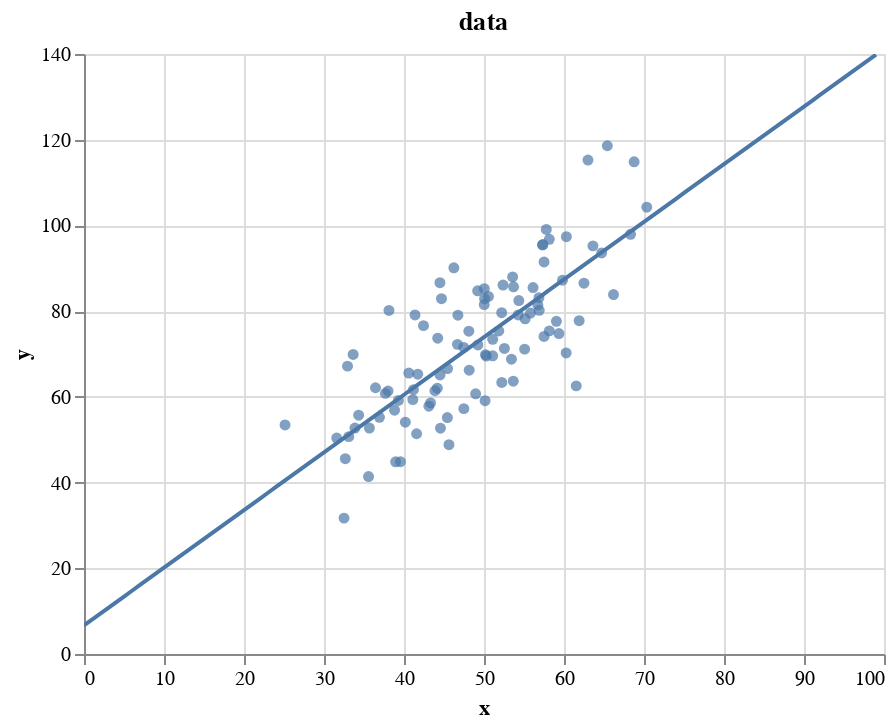

The cell this chart's notebook holds for it:
### Code cell
def make_line_using(m, b):
    # y = m * x + b
    x = np.arange(100)
    y = m * x + b
    df = pd.DataFrame(np.matrix([x,y]).T, columns=['x','y'])
    line = alt.Chart(df).mark_line().encode(
        x='x:Q',
        y='y:Q',
        tooltip=[alt.Tooltip('y', title='b * x + m')]
    ).interactive()
    return (scatter + (line))



m_guess = model.coef_[0]
b_guess = model.intercept_
make_line_using(m_guess, b_guess)

### Figure 1 — Vega-Lite specification as saved in the notebook (floating-point values rounded to 4 significant figures)
{"$schema": "https://vega.github.io/schema/vega-lite/v3.2.1.json", "config": {"mark": {"tooltip": null}, "view": {"height": 300, "width": 400}}, "datasets": {"data-55d63d5d2f1ce4c7912118a585d3a66e": [{"x": 0, "y": 6.687}, {"x": 1, "y": 8.033}, {"x": 2, "y": 9.378}, {"x": 3, "y": 10.72}, {"x": 4, "y": 12.07}, {"x": 5, "y": 13.41}, {"x": 6, "y": 14.76}, {"x": 7, "y": 16.1}, {"x": 8, "y": 17.45}, {"x": 9, "y": 18.79}, {"x": 10, "y": 20.14}, {"x": 11, "y": 21.48}, {"x": 12, "y": 22.83}, {"x": 13, "y": 24.17}, {"x": 14, "y": 25.52}, {"x": 15, "y": 26.86}, {"x": 16, "y": 28.21}, {"x": 17, "y": 29.55}, {"x": 18, "y": 30.9}, {"x": 19, "y": 32.24}, {"x": 20, "y": 33.59}, {"x": 21, "y": 34.93}, {"x": 22, "y": 36.28}, {"x": 23, "y": 37.62}, {"x": 24, "y": 38.97}, {"x": 25, "y": 40.31}, {"x": 26, "y": 41.66}, {"x": 27, "y": 43.0}, {"x": 28, "y": 44.35}, {"x": 29, "y": 45.7}, {"x": 30, "y": 47.04}, {"x": 31, "y": 48.39}, {"x": 32, "y": 49.73}, {"x": 33, "y": 51.08}, {"x": 34, "y": 52.42}, {"x": 35, "y": 53.77}, {"x": 36, "y": 55.11}, {"x": 37, "y": 56.46}, {"x": 38, "y": 57.8}, {"x": 39, "y": 59.15}, {"x": 40, "y": 60.49}, {"x": 41, "y": 61.84}, {"x": 42, "y": 63.18}, {"x": 43, "y": 64.53}, {"x": 44, "y": 65.87}, {"x": 45, "y": 67.22}, {"x": 46, "y": 68.56}, {"x": 47, "y": 69.91}, {"x": 48, "y": 71.25}, {"x": 49, "y": 72.6}, {"x": 50, "y": 73.94}, {"x": 51, "y": 75.29}, {"x": 52, "y": 76.63}, {"x": 53, "y": 77.98}, {"x": 54, "y": 79.32}, {"x": 55, "y": 80.67}, {"x": 56, "y": 82.01}, {"x": 57, "y": 83.36}, {"x": 58, "y": 84.7}, {"x": 59, "y": 86.05}, {"x": 60, "y": 87.39}, {"x": 61, "y": 88.74}, {"x": 62, "y": 90.08}, {"x": 63, "y": 91.43}, {"x": 64, "y": 92.77}, {"x": 65, "y": 94.12}, {"x": 66, "y": 95.46}, {"x": 67, "y": 96.81}, {"x": 68, "y": 98.15}, {"x": 69, "y": 99.5}, {"x": 70, "y": 100.8}, {"x": 71, "y": 102.2}, {"x": 72, "y": 103.5}, {"x": 73, "y": 104.9}, {"x": 74, "y": 106.2}, {"x": 75, "y": 107.6}, {"x": 76, "y": 108.9}, {"x": 77, "y": 110.3}, {"x": 78, "y": 111.6}, {"x": 79, "y": 112.9}, {"x": 80, "y": 114.3}, {"x": 81, "y": 115.6}, {"x": 82, "y": 117.0}, {"x": 83, "y": 118.3}, {"x": 84, "y": 119.7}, {"x": 85, "y": 121.0}, {"x": 86, "y": 122.4}, {"x": 87, "y": 123.7}, {"x": 88, "y": 125.1}, {"x": 89, "y": 126.4}, {"x": 90, "y": 127.7}, {"x": 91, "y": 129.1}, {"x": 92, "y": 130.4}, {"x": 93, "y": 131.8}, {"x": 94, "y": 133.1}, {"x": 95, "y": 134.5}, {"x": 96, "y": 135.8}, {"x": 97, "y": 137.2}, {"x": 98, "y": 138.5}, {"x": 99, "y": 139.9}], "data-9e83173549dbe3df1e2a106b1a4d0e45": [{"x": 32.5, "y": 31.71}, {"x": 53.43, "y": 68.78}, {"x": 61.53, "y": 62.56}, {"x": 47.48, "y": 71.55}, {"x": 59.81, "y": 87.23}, {"x": 55.14, "y": 78.21}, {"x": 52.21, "y": 79.64}, {"x": 39.3, "y": 59.17}, {"x": 48.11, "y": 75.33}, {"x": 52.55, "y": 71.3}, {"x": 45.42, "y": 55.17}, {"x": 54.35, "y": 82.48}, {"x": 44.16, "y": 62.01}, {"x": 58.17, "y": 75.39}, {"x": 56.73, "y": 81.44}, {"x": 48.96, "y": 60.72}, {"x": 44.69, "y": 82.89}, {"x": 60.3, "y": 97.38}, {"x": 45.62, "y": 48.85}, {"x": 38.82, "y": 56.88}, {"x": 66.19, "y": 83.88}, {"x": 65.42, "y": 118.6}, {"x": 47.48, "y": 57.25}, {"x": 41.58, "y": 51.39}, {"x": 51.85, "y": 75.38}, {"x": 59.37, "y": 74.77}, {"x": 57.31, "y": 95.46}, {"x": 63.62, "y": 95.23}, {"x": 46.74, "y": 79.05}, {"x": 50.56, "y": 83.43}, {"x": 52.22, "y": 63.36}, {"x": 35.57, "y": 41.41}, {"x": 42.44, "y": 76.62}, {"x": 58.16, "y": 96.77}, {"x": 57.5, "y": 74.08}, {"x": 45.44, "y": 66.59}, {"x": 61.9, "y": 77.77}, {"x": 33.09, "y": 50.72}, {"x": 36.44, "y": 62.12}, {"x": 37.68, "y": 60.81}, {"x": 44.56, "y": 52.68}, {"x": 43.32, "y": 58.57}, {"x": 50.07, "y": 82.91}, {"x": 43.87, "y": 61.42}, {"x": 63.0, "y": 115.2}, {"x": 32.67, "y": 45.57}, {"x": 40.17, "y": 54.08}, {"x": 53.58, "y": 87.99}, {"x": 33.86, "y": 52.73}, {"x": 64.71, "y": 93.58}, {"x": 38.12, "y": 80.17}, {"x": 44.5, "y": 65.1}, {"x": 40.6, "y": 65.56}, {"x": 41.72, "y": 65.28}, {"x": 51.09, "y": 73.43}, {"x": 55.08, "y": 71.14}, {"x": 41.38, "y": 79.1}, {"x": 62.49, "y": 86.52}, {"x": 49.2, "y": 84.74}, {"x": 41.1, "y": 59.36}, {"x": 41.18, "y": 61.68}, {"x": 50.19, "y": 69.85}, {"x": 52.38, "y": 86.1}, {"x": 50.14, "y": 59.11}, {"x": 33.64, "y": 69.9}, {"x": 39.56, "y": 44.86}, {"x": 56.13, "y": 85.5}, {"x": 57.36, "y": 95.54}, {"x": 60.27, "y": 70.25}, {"x": 35.68, "y": 52.72}, {"x": 31.59, "y": 50.39}, {"x": 53.66, "y": 63.64}, {"x": 46.68, "y": 72.25}, {"x": 43.11, "y": 57.81}, {"x": 70.35, "y": 104.3}, {"x": 44.49, "y": 86.64}, {"x": 57.5, "y": 91.49}, {"x": 36.93, "y": 55.23}, {"x": 55.81, "y": 79.55}, {"x": 38.95, "y": 44.85}, {"x": 56.9, "y": 80.21}, {"x": 56.87, "y": 83.14}, {"x": 34.33, "y": 55.72}, {"x": 59.05, "y": 77.63}, {"x": 57.79, "y": 99.05}, {"x": 54.28, "y": 79.12}, {"x": 51.09, "y": 69.59}, {"x": 50.28, "y": 69.51}, {"x": 44.21, "y": 73.69}, {"x": 38.01, "y": 61.37}, {"x": 32.94, "y": 67.17}, {"x": 53.69, "y": 85.67}, {"x": 68.77, "y": 114.9}, {"x": 46.23, "y": 90.12}, {"x": 68.32, "y": 97.92}, {"x": 50.03, "y": 81.54}, {"x": 49.24, "y": 72.11}, {"x": 50.04, "y": 85.23}, {"x": 48.15, "y": 66.22}, {"x": 25.13, "y": 53.45}]}, "layer": [{"data": {"name": "data-9e83173549dbe3df1e2a106b1a4d0e45"}, "encoding": {"x": {"field": "x", "type": "quantitative"}, "y": {"field": "y", "type": "quantitative"}}, "mark": "circle", "title": "data"}, {"data": {"name": "data-55d63d5d2f1ce4c7912118a585d3a66e"}, "encoding": {"tooltip": [{"field": "y", "title": "b * x + m", "type": "quantitative"}], "x": {"field": "x", "type": "quantitative"}, "y": {"field": "y", "type": "quantitative"}}, "mark": "line", "selection": {"selector004": {"bind": "scales", "encodings": ["x", "y"], "type": "interval"}}}]}
